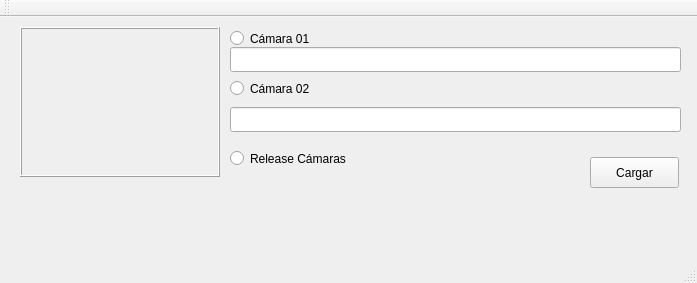
<?xml version="1.0" encoding="UTF-8"?>
<ui version="4.0">
 <class>MainWindow</class>
 <widget class="QMainWindow" name="MainWindow">
  <property name="geometry">
   <rect>
    <x>0</x>
    <y>0</y>
    <width>697</width>
    <height>283</height>
   </rect>
  </property>
  <property name="windowTitle">
   <string>MainWindow</string>
  </property>
  <widget class="QWidget" name="centralWidget">
   <widget class="QRadioButton" name="radioButton">
    <property name="geometry">
     <rect>
      <x>230</x>
      <y>10</y>
      <width>112</width>
      <height>23</height>
     </rect>
    </property>
    <property name="text">
     <string>Cámara 01</string>
    </property>
   </widget>
   <widget class="QRadioButton" name="radioButton_2">
    <property name="geometry">
     <rect>
      <x>230</x>
      <y>60</y>
      <width>112</width>
      <height>23</height>
     </rect>
    </property>
    <property name="text">
     <string>Cámara 02</string>
    </property>
   </widget>
   <widget class="QPushButton" name="pushButton_3">
    <property name="geometry">
     <rect>
      <x>590</x>
      <y>140</y>
      <width>89</width>
      <height>31</height>
     </rect>
    </property>
    <property name="text">
     <string>Cargar</string>
    </property>
   </widget>
   <widget class="QLabel" name="label">
    <property name="geometry">
     <rect>
      <x>20</x>
      <y>10</y>
      <width>200</width>
      <height>150</height>
     </rect>
    </property>
    <property name="frameShape">
     <enum>QFrame::Box</enum>
    </property>
    <property name="frameShadow">
     <enum>QFrame::Raised</enum>
    </property>
    <property name="text">
     <string/>
    </property>
    <property name="margin">
     <number>2</number>
    </property>
   </widget>
   <widget class="QRadioButton" name="radioButton_3">
    <property name="geometry">
     <rect>
      <x>230</x>
      <y>130</y>
      <width>141</width>
      <height>23</height>
     </rect>
    </property>
    <property name="text">
     <string>Release Cámaras</string>
    </property>
   </widget>
   <widget class="QLineEdit" name="lineEdit">
    <property name="geometry">
     <rect>
      <x>230</x>
      <y>30</y>
      <width>451</width>
      <height>25</height>
     </rect>
    </property>
   </widget>
   <widget class="QLineEdit" name="lineEdit_2">
    <property name="geometry">
     <rect>
      <x>230</x>
      <y>90</y>
      <width>451</width>
      <height>25</height>
     </rect>
    </property>
   </widget>
   <widget class="QLabel" name="label_2">
    <property name="geometry">
     <rect>
      <x>20</x>
      <y>170</y>
      <width>321</width>
      <height>17</height>
     </rect>
    </property>
    <property name="text">
     <string> </string>
    </property>
   </widget>
  </widget>
  <widget class="QMenuBar" name="menuBar">
   <property name="geometry">
    <rect>
     <x>0</x>
     <y>0</y>
     <width>697</width>
     <height>22</height>
    </rect>
   </property>
  </widget>
  <widget class="QToolBar" name="mainToolBar">
   <attribute name="toolBarArea">
    <enum>TopToolBarArea</enum>
   </attribute>
   <attribute name="toolBarBreak">
    <bool>false</bool>
   </attribute>
  </widget>
  <widget class="QStatusBar" name="statusBar"/>
 </widget>
 <layoutdefault spacing="6" margin="11"/>
 <resources/>
 <connections/>
</ui>
